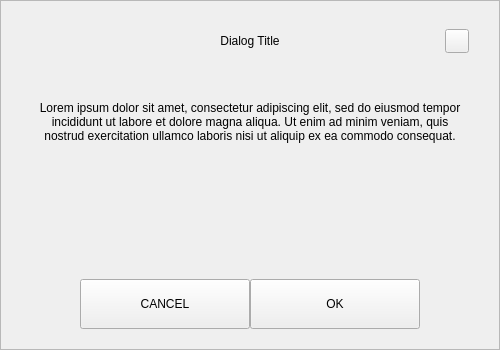
<?xml version="1.0" encoding="UTF-8"?>
<ui version="4.0">
 <class>DefaultDialog</class>
 <widget class="QWidget" name="DefaultDialog">
  <property name="geometry">
   <rect>
    <x>0</x>
    <y>0</y>
    <width>500</width>
    <height>350</height>
   </rect>
  </property>
  <property name="windowTitle">
   <string>Form</string>
  </property>
  <layout class="QVBoxLayout" name="verticalLayout_3">
   <property name="spacing">
    <number>0</number>
   </property>
   <property name="leftMargin">
    <number>0</number>
   </property>
   <property name="topMargin">
    <number>0</number>
   </property>
   <property name="rightMargin">
    <number>0</number>
   </property>
   <property name="bottomMargin">
    <number>0</number>
   </property>
   <item>
    <widget class="QFrame" name="frame">
     <property name="styleSheet">
      <string notr="true"/>
     </property>
     <property name="frameShape">
      <enum>QFrame::StyledPanel</enum>
     </property>
     <property name="frameShadow">
      <enum>QFrame::Raised</enum>
     </property>
     <layout class="QVBoxLayout" name="verticalLayout_2">
      <property name="spacing">
       <number>0</number>
      </property>
      <property name="leftMargin">
       <number>30</number>
      </property>
      <property name="topMargin">
       <number>20</number>
      </property>
      <property name="rightMargin">
       <number>30</number>
      </property>
      <property name="bottomMargin">
       <number>20</number>
      </property>
      <item>
       <layout class="QHBoxLayout" name="horizontalLayout_3">
        <property name="spacing">
         <number>0</number>
        </property>
        <item>
         <spacer name="horizontalSpacer_21">
          <property name="orientation">
           <enum>Qt::Horizontal</enum>
          </property>
          <property name="sizeHint" stdset="0">
           <size>
            <width>40</width>
            <height>20</height>
           </size>
          </property>
         </spacer>
        </item>
        <item>
         <widget class="QLabel" name="labelTitle">
          <property name="minimumSize">
           <size>
            <width>0</width>
            <height>40</height>
           </size>
          </property>
          <property name="maximumSize">
           <size>
            <width>16777215</width>
            <height>40</height>
           </size>
          </property>
          <property name="styleSheet">
           <string notr="true">padding-left:24px;</string>
          </property>
          <property name="text">
           <string notr="true">Dialog Title</string>
          </property>
          <property name="alignment">
           <set>Qt::AlignCenter</set>
          </property>
          <property name="margin">
           <number>7</number>
          </property>
         </widget>
        </item>
        <item>
         <spacer name="horizontalSpacer">
          <property name="orientation">
           <enum>Qt::Horizontal</enum>
          </property>
          <property name="sizeHint" stdset="0">
           <size>
            <width>40</width>
            <height>20</height>
           </size>
          </property>
         </spacer>
        </item>
        <item>
         <widget class="QPushButton" name="btnEsc">
          <property name="minimumSize">
           <size>
            <width>24</width>
            <height>24</height>
           </size>
          </property>
          <property name="maximumSize">
           <size>
            <width>24</width>
            <height>24</height>
           </size>
          </property>
          <property name="focusPolicy">
           <enum>Qt::NoFocus</enum>
          </property>
          <property name="text">
           <string/>
          </property>
         </widget>
        </item>
       </layout>
      </item>
      <item>
       <spacer name="verticalSpacer_2">
        <property name="orientation">
         <enum>Qt::Vertical</enum>
        </property>
        <property name="sizeType">
         <enum>QSizePolicy::Fixed</enum>
        </property>
        <property name="sizeHint" stdset="0">
         <size>
          <width>20</width>
          <height>40</height>
         </size>
        </property>
       </spacer>
      </item>
      <item>
       <widget class="QLabel" name="labelMessage">
        <property name="text">
         <string notr="true">Lorem ipsum dolor sit amet, consectetur adipiscing elit, sed do eiusmod tempor incididunt ut labore et dolore magna aliqua. Ut enim ad minim veniam, quis nostrud exercitation ullamco laboris nisi ut aliquip ex ea commodo consequat.</string>
        </property>
        <property name="alignment">
         <set>Qt::AlignCenter</set>
        </property>
        <property name="wordWrap">
         <bool>true</bool>
        </property>
       </widget>
      </item>
      <item>
       <spacer name="verticalSpacer_3">
        <property name="orientation">
         <enum>Qt::Vertical</enum>
        </property>
        <property name="sizeType">
         <enum>QSizePolicy::Expanding</enum>
        </property>
        <property name="sizeHint" stdset="0">
         <size>
          <width>20</width>
          <height>10</height>
         </size>
        </property>
       </spacer>
      </item>
      <item>
       <layout class="QHBoxLayout" name="horizontalLayout" stretch="0,3,3,0">
        <item>
         <spacer name="horizontalSpacer11">
          <property name="orientation">
           <enum>Qt::Horizontal</enum>
          </property>
          <property name="sizeHint" stdset="0">
           <size>
            <width>40</width>
            <height>20</height>
           </size>
          </property>
         </spacer>
        </item>
        <item>
         <widget class="QPushButton" name="btnCancel">
          <property name="minimumSize">
           <size>
            <width>170</width>
            <height>50</height>
           </size>
          </property>
          <property name="maximumSize">
           <size>
            <width>170</width>
            <height>16777215</height>
           </size>
          </property>
          <property name="focusPolicy">
           <enum>Qt::NoFocus</enum>
          </property>
          <property name="text">
           <string>CANCEL</string>
          </property>
         </widget>
        </item>
        <item>
         <widget class="QPushButton" name="btnSave">
          <property name="minimumSize">
           <size>
            <width>170</width>
            <height>50</height>
           </size>
          </property>
          <property name="maximumSize">
           <size>
            <width>170</width>
            <height>16777215</height>
           </size>
          </property>
          <property name="focusPolicy">
           <enum>Qt::NoFocus</enum>
          </property>
          <property name="text">
           <string>OK</string>
          </property>
         </widget>
        </item>
        <item>
         <spacer name="horizontalSpacer_2">
          <property name="orientation">
           <enum>Qt::Horizontal</enum>
          </property>
          <property name="sizeHint" stdset="0">
           <size>
            <width>40</width>
            <height>20</height>
           </size>
          </property>
         </spacer>
        </item>
       </layout>
      </item>
     </layout>
    </widget>
   </item>
  </layout>
 </widget>
 <resources/>
 <connections/>
</ui>
